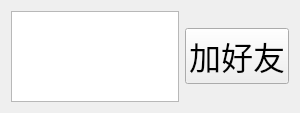
<?xml version="1.0" encoding="UTF-8"?>
<ui version="4.0">
 <class>Online</class>
 <widget class="QWidget" name="Online">
  <property name="geometry">
   <rect>
    <x>0</x>
    <y>0</y>
    <width>300</width>
    <height>113</height>
   </rect>
  </property>
  <property name="windowTitle">
   <string>Form</string>
  </property>
  <layout class="QHBoxLayout" name="horizontalLayout_2">
   <item>
    <layout class="QHBoxLayout" name="horizontalLayout">
     <item>
      <widget class="QListWidget" name="online">
       <property name="font">
        <font>
         <pointsize>16</pointsize>
        </font>
       </property>
      </widget>
     </item>
     <item>
      <layout class="QVBoxLayout" name="verticalLayout">
       <item>
        <spacer name="verticalSpacer">
         <property name="orientation">
          <enum>Qt::Vertical</enum>
         </property>
         <property name="sizeHint" stdset="0">
          <size>
           <width>20</width>
           <height>40</height>
          </size>
         </property>
        </spacer>
       </item>
       <item>
        <widget class="QPushButton" name="AddFriend_bd">
         <property name="font">
          <font>
           <pointsize>24</pointsize>
          </font>
         </property>
         <property name="text">
          <string>加好友</string>
         </property>
        </widget>
       </item>
       <item>
        <spacer name="verticalSpacer_2">
         <property name="orientation">
          <enum>Qt::Vertical</enum>
         </property>
         <property name="sizeHint" stdset="0">
          <size>
           <width>20</width>
           <height>40</height>
          </size>
         </property>
        </spacer>
       </item>
      </layout>
     </item>
    </layout>
   </item>
  </layout>
 </widget>
 <resources/>
 <connections/>
</ui>
